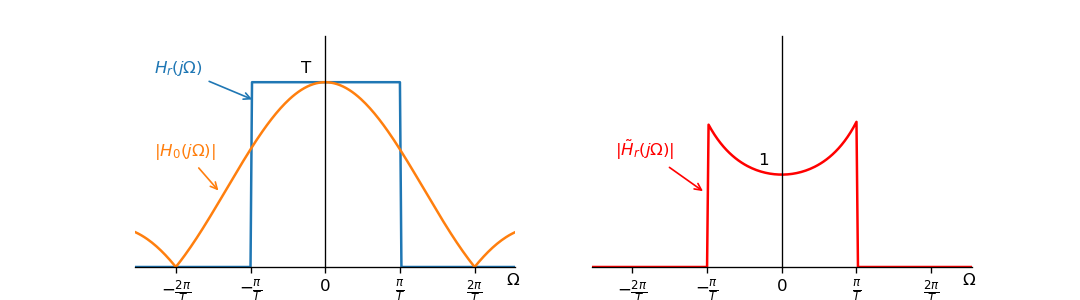

This figure's Python source:
import numpy as np
import matplotlib.pyplot as plt

def axesCross(ax):
    ax.spines['right'].set_color('none')
    ax.spines['top'].set_color('none')
    ax.spines['left'].set_position('zero')
    ax.spines['bottom'].set_position('zero')
    ax.yaxis.set_ticks([])
    ax.xaxis.set_ticks([-2*np.pi/T, -np.pi/T, 0, np.pi/T, 2*np.pi/T])
    ax.xaxis.set_ticklabels([r"$-\frac{2\pi}{T}$", r"$-\frac{\pi}{T}$", 0, r"$\frac{\pi}{T}$", r"$\frac{2\pi}{T}$"])
    ax.set_xlim(-4, 4)
    ax.set_ylim(0, 2.5)
    ax.text(3.8, -.2, r"$\Omega$")

T = 2
f = lambda x: np.where(np.abs(x)<np.pi/T, T, 0)
g = lambda x: np.abs(2*np.sin(x*T/2)/x*np.exp(-1j*x*T/2))

x = np.arange(-3*np.pi, 3*np.pi, np.pi/100)
y1 = f(x)
y2 = g(x)

fig = plt.figure(figsize=(9, 2.5), dpi=120)
ax1, ax2 = fig.subplots(1, 2)

axesCross(ax1)
ax1.plot(x, y1)
ax1.plot(x, y2)
ax1.text(-.5, T+.1, "T")
ax1.annotate(r"$|H_0(j\Omega)|$", xy=(-2.2, .8), xytext=(-3.6, 1.2), arrowprops=dict(arrowstyle='->', color='C1'), color='C1')
ax1.annotate(r"$H_r(j\Omega)$", xy=(-np.pi/T+.1, 1.8), xytext=(-3.6, 2.1), arrowprops=dict(arrowstyle='->', color='C0'), color='C0')

axesCross(ax2)
ax2.plot(x, y1/y2, color='r')
ax2.text(-.5, 1.1, "1")
ax2.annotate(r"$|\tilde{H}_r(j\Omega)|$", xy=(-1.6, .8), xytext=(-3.5, 1.2), arrowprops=dict(arrowstyle='->', color='r'), color='r')

fig.savefig("Compensate.png", format='png')
plt.show()
